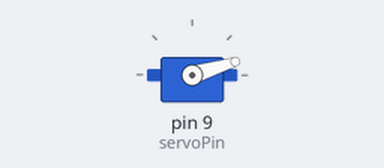
Bench run of a sketch on a simulated Arduino Uno, built with avr-gcc and run on an emulated ATmega328P. On the bench: servo.

Above: at 0.05 s.
At 1.4 s:
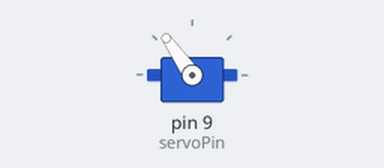
At 2.75 s:
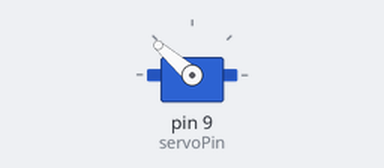
At 5.5 s:
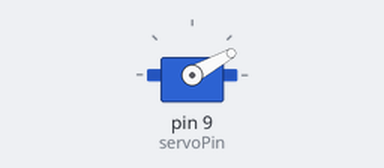
Timing chart, 0 to 7.6 s (numbered marks = the images above):
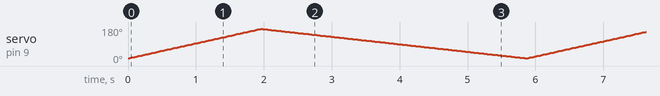

The sketch:

CONTROLLING_A_SERVO.ino
```cpp
#include <Servo.h>
int pos=0;
int servoPin=9;
int servoDelay=25;

Servo myPointer;
void setup() {
  // put your setup code here, to run once:
Serial.begin(9600);
myPointer.attach(servoPin);
}

void loop() {
  // put your main code here, to run repeatedly:
for (pos=15; pos<=170 ; pos=pos+2){
  myPointer.write(pos);
  delay(servoDelay);
}

for (pos=170; pos>=15; pos=pos-1){
  myPointer.write(pos);
  delay(servoDelay);
}
}
```
